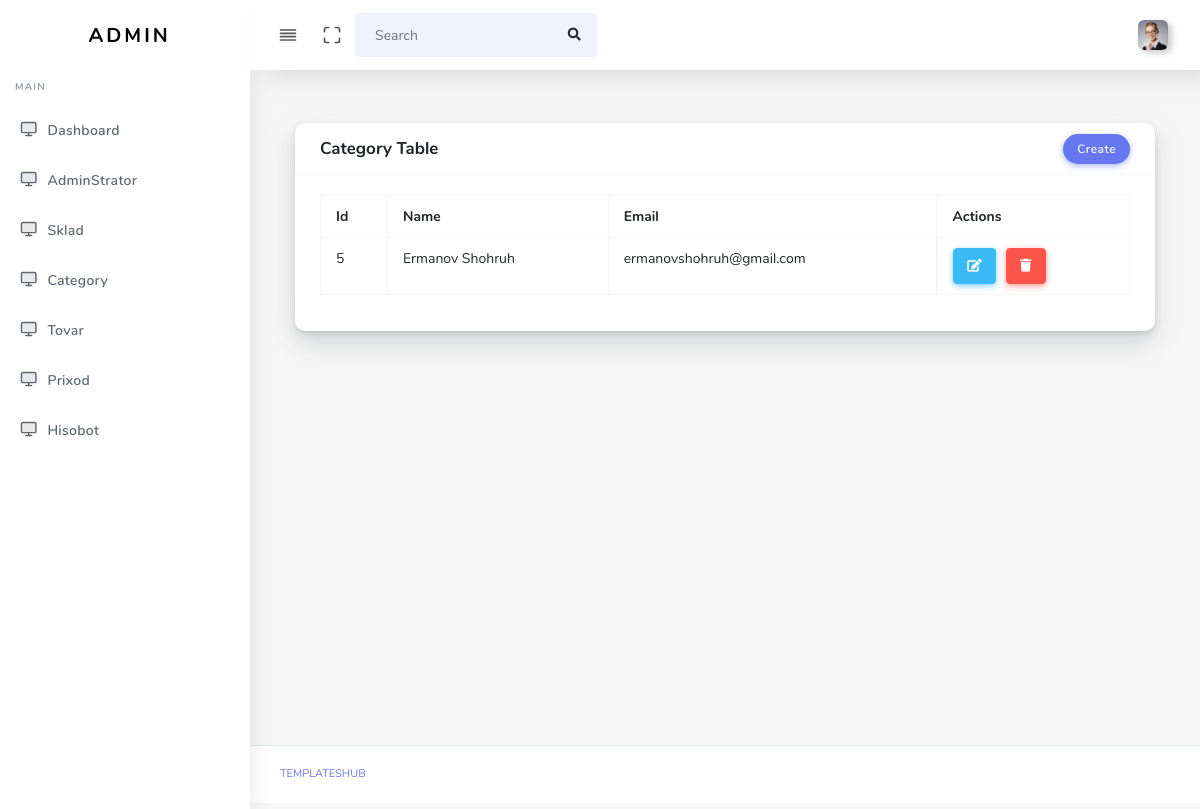
The page /users/index.php on the database its author committed.
### tables this page shows
CREATE TABLE `users` (
  `id` int NOT NULL,
  `name` varchar(255) NOT NULL,
  `email` text NOT NULL,
  `password` text NOT NULL,
  `created_at` text NOT NULL
);

### users/index.php (the view)
<?php
try {
    $pdo = new PDO('mysql:host=localhost;dbname=sklad', 'root', '');
    $sql = "SELECT * FROM users";
    $query = $pdo->prepare($sql);
    $query->execute();
    $arreys = $query->fetchAll(PDO::FETCH_ASSOC);
    arsort( $arreys);
   } catch (PDOExeption $th) {
      print "Error" . $th->getMessage();
   }
?>
<?php require_once "../header.php" ?>
<?php
      require_once "../sidebar.php";
      ?>
    <div class="main-content">
        <div class="section">
            <div class="col-12 col-md-6 col-lg-12">
                <div class="card">
                    <div class="card-header">
                        <h4>Category Table</h4>
                        <div class="card-header-form">
                            <a href="./create.php" class="btn btn-primary">Create</a>
                        </div>
                    </div>
                    <div class="card-body">
                        <div class="table-responsive">
                            <table class="table table-bordered table-md">
                                <tbody>
                                    <tr>
                                        <th>Id</th>
                                        <th>Name</th>
                                        <th>Email</th>
                                        <th>Actions</th>
                                    </tr>
                                   <?php foreach ($arreys as $arrey): ?>
                                        <tr>
                                            <td><?= $arrey['id'] ?></td>
                                            <td><?= $arrey['name'] ?></td>
                                            <td><?= $arrey['email'] ?></td>
                                            <td class="d-flex" style="column-gap: 10px;">
                                                <a href="./edit.php?id=<?= $arrey['id'] ?>" class="btn btn-info"><i class="fas fa-edit" style="color: white;"></i></a>
                                                <a href="./delete.php?id=<?= $arrey['id']?>" class="btn btn-danger" onclick="return confirm('o\'chirishni hohlaysizmi?')"><i class="fas fa-trash" style="color: white;"></i></a>
                                            </td>
                                        </tr>
                                      <?php endforeach; ?>
                                </tbody>
                            </table>
                        </div>
                    </div>
                </div>
            </div>
        </div>
    </div>
    <?php require_once "../footer.php" ?>

### rows shown on the page
users: id "5", name "Ermanov Shohruh", email "ermanovshohruh@gmail.com"
